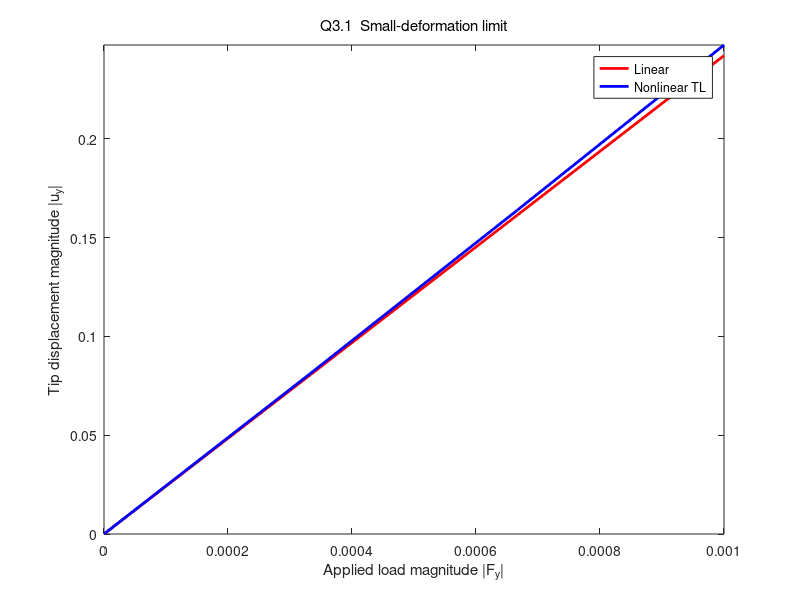
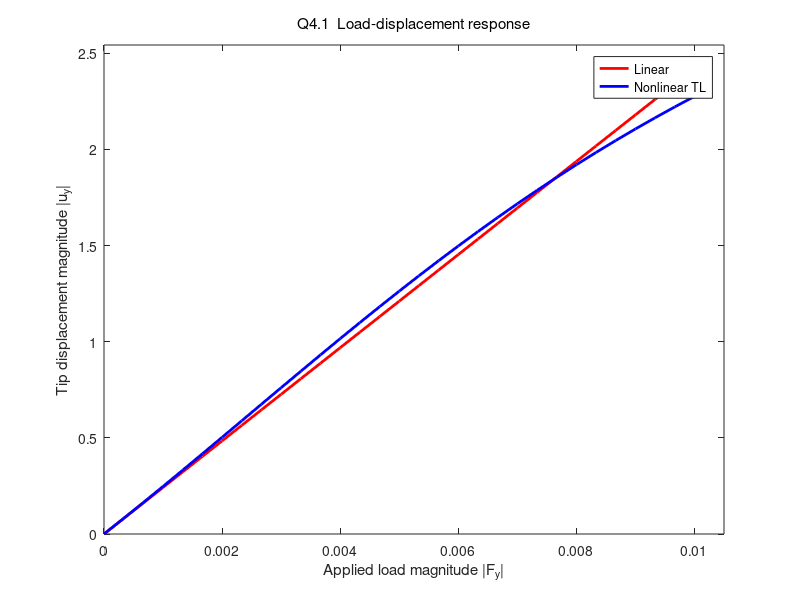
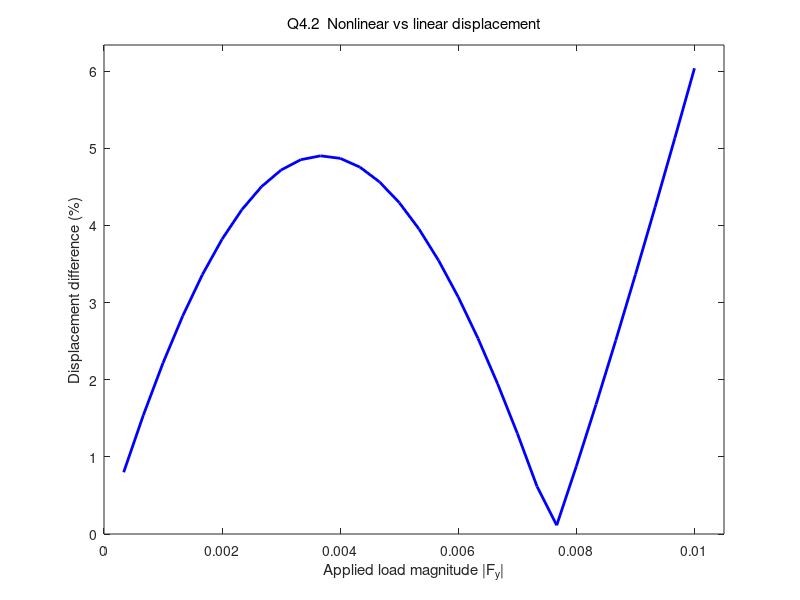
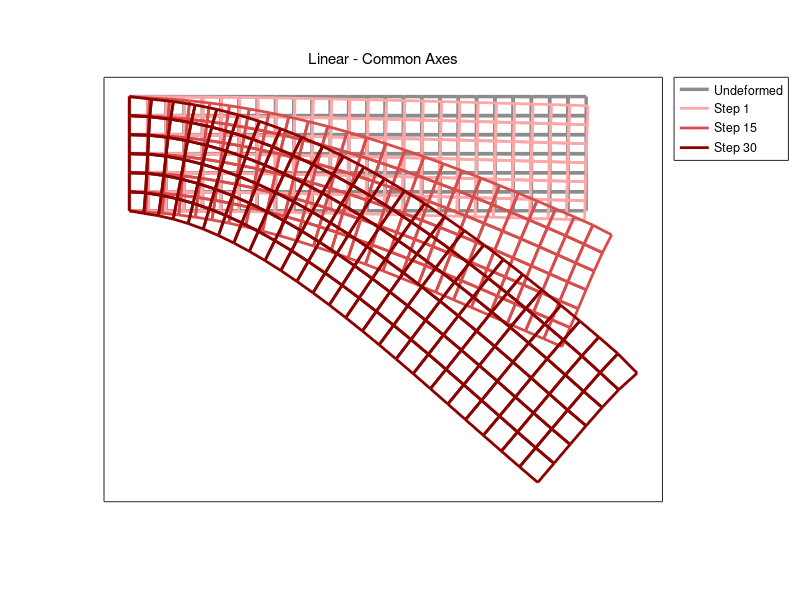

MATLAB code to generate these figures, in order:
%% Plot verification and experiment results from saved FEA data
% Q3.1: small-deformation limit (load X, tip displacement Y)
% Q4.1: load-displacement
% Q4.2: displacement percent difference
% Q4.3: three nonlinear deformed states
% No solver or +fea package is needed to run this script.
clearvars; clc; close all;

%% SETTINGS
resultsFile = 'FEA_Results.mat';
plotFolder = 'FEA_Figures';
saveFigures = true;
lineWidth = 2;
shapeScale = 1;                 % 1 = actual deformation
smallSteps = 3;                 % first three NONZERO saved load states
shapeSteps = [];                % [] = first, middle, last nonzero state

%% LOAD DATA
s = load(resultsFile,'results');
results = s.results;
X = results.mesh.X;
conn = results.mesh.connectivity;
qL = results.linear.qHistory;
qNL = results.nonlinear.qHistory;

if isfield(results.loading,'totalFy')
    P = results.loading.totalFy(:);
else
    P = sum(results.loading.loadHistory(2:2:end,:),1).';
end

if isfield(results.tip,'UyLinear') && isfield(results.tip,'UyNonlinear')
    uyL = results.tip.UyLinear(:);
    uyNL = results.tip.UyNonlinear(:);
else
    % Select the top-right node from the saved geometry.
    [~,tipNode] = max(X(:,1) + 1e-8*X(:,2));
    uyL = qL(2*tipNode,:).';
    uyNL = qNL(2*tipNode,:).';
end

% Use positive magnitudes for the downward-loading plots.
% Original signed P, uyL, and uyNL remain unchanged in the saved results.
loadMag = abs(P);
dispLinear = abs(uyL);
dispNonlinear = abs(uyNL);

nStates = numel(P);
assert(nStates==size(qL,2) && nStates==size(qNL,2), ...
    'Load and displacement history lengths do not agree.');
assert(nStates>=4,'At least three nonzero load states are needed for the shape plot.');
if saveFigures && ~exist(plotFolder,'dir'), mkdir(plotFolder); end

%% Q3.1 - SMALL DEFORMATION LIMIT
% These are the first available nonzero load steps, not necessarily
% sufficiently small. Inspect printed difference and rerun smaller loads
% if they do not closely approach the linear solution.
kSmall = 2:min(nStates,smallSteps+1);
figure('Name','Q3.1 Small Deformation','Color','w');
plot(loadMag(1:kSmall(end)),dispLinear(1:kSmall(end)),'r-','LineWidth',lineWidth); hold on;
plot(loadMag(1:kSmall(end)),dispNonlinear(1:kSmall(end)),'b-','LineWidth',lineWidth);
xlabel('Applied load magnitude |F_y|'); ylabel('Tip displacement magnitude |u_y|');
xlim([0,1*max(loadMag(kSmall))]);
ylim([0,1*max([dispLinear(kSmall);dispNonlinear(kSmall)])]);
title('Q3.1  Small-deformation limit','FontWeight','normal');
legend('Linear','Nonlinear TL','Location','best'); grid off; box on;
if saveFigures, exportgraphics(gcf,fullfile(plotFolder,'Q3_1_SmallDeformation.png'),'Resolution',300); end

smallDiff = 100*abs(uyNL(kSmall)-uyL(kSmall))./max(abs(uyL(kSmall)),eps);
fprintf('\nQ3.1: first %d nonzero states, max difference = %.6g %%\n', ...
    numel(kSmall),max(smallDiff));
if max(smallDiff)>1
    fprintf('NOTE: These states may not be in the small-deformation limit.\n');
    fprintf('      Run a separate analysis with smaller total applied force.\n');
end

%% Q4.1 - FULL LOAD-DISPLACEMENT
figure('Name','Q4.1 Load Displacement','Color','w');
plot(loadMag,dispLinear,'r-','LineWidth',lineWidth); hold on;
plot(loadMag,dispNonlinear,'b-','LineWidth',lineWidth);
xlabel('Applied load magnitude |F_y|'); ylabel('Tip displacement magnitude |u_y|');
xlim([0,1.05*max(loadMag)]);
ylim([0,1.05*max([dispLinear;dispNonlinear])]);
title('Q4.1  Load-displacement response','FontWeight','normal');
legend('Linear','Nonlinear TL','Location','best'); grid off; box on;
if saveFigures, exportgraphics(gcf,fullfile(plotFolder,'Q4_1_LoadDisplacement.png'),'Resolution',300); end

%% Q4.2 - PERCENT DIFFERENCE (LINEAR REFERENCE)
% 100 |uNL-uL|/|uL|; exclude zero load since denominator is zero.
percentDiff = NaN(nStates,1);
valid = abs(uyL)>max(1e-14,1e-12*max(abs(uyL)));
percentDiff(valid) = 100*abs(uyNL(valid)-uyL(valid))./abs(uyL(valid));
assert(any(valid),'No nonzero displacement values for percentage comparison.');
figure('Name','Q4.2 Percent Difference','Color','w');
plot(loadMag(valid),percentDiff(valid),'b-','LineWidth',lineWidth);
xlim([0,1.05*max(loadMag)]);
ylim([0,1.05*max(percentDiff(valid))]);
xlabel('Applied load magnitude |F_y|');
ylabel('Displacement difference (%)');
title('Q4.2  Nonlinear vs linear displacement','FontWeight','normal');
grid off; box on;
if saveFigures, exportgraphics(gcf,fullfile(plotFolder,'Q4_2_PercentDifference.png'),'Resolution',300); end


%% ================================================================
% 4.3 - DEFORMED SHAPES: LINEAR AND NONLINEAR
% ================================================================

load('FEA_Results.mat','results');

X = results.mesh.X;
conn = results.mesh.connectivity;

nNodes = size(X,1);
nStates = size(results.nonlinear.qHistory,2);

% Three load states
shapeSteps = [2, round((nStates+1)/2), nStates];

% Deformation scale
shapeScale = 1;

% Colors
originalColor = [0.55 0.55 0.55];

linearColors = [ ...
    1.00 0.65 0.65;
    0.85 0.30 0.30;
    0.55 0.00 0.00];

nonlinearColors = [ ...
    0.65 0.80 1.00;
    0.25 0.50 0.85;
    0.00 0.15 0.55];

originalWidth = 2.5;
shapeWidth = 2;

% Element boundary ordering
if size(conn,2) == 4
    edgeOrder = [1 2 3 4 1];
elseif size(conn,2) == 8
    edgeOrder = [1 5 2 6 3 7 4 8 1];
else
    error('Only Quad4 and Quad8 supported.');
end

%% Determine common axis limits for Linear and Nonlinear

allX = X(:,1);
allY = X(:,2);

for model = 1:2

    if model == 1
        qHistory = results.linear.qHistory;
    else
        qHistory = results.nonlinear.qHistory;
    end

    for k = 1:numel(shapeSteps)

        q = qHistory(:,shapeSteps(k));
        U = reshape(q,2,nNodes).';

        Xdef = X + shapeScale*U;

        allX = [allX; Xdef(:,1)];
        allY = [allY; Xdef(:,2)];
    end
end

xPadding = 0.05*max(max(allX)-min(allX),eps);
yPadding = 0.05*max(max(allY)-min(allY),eps);

commonXLim = [min(allX)-xPadding, max(allX)+xPadding];
commonYLim = [min(allY)-yPadding, max(allY)+yPadding];

%% Four figures: shared limits and individually fitted limits

for axisMode = 1:2

    for model = 1:2

        if model == 1
            qHistory = results.linear.qHistory;
            shapeColors = linearColors;
            modelName = 'Linear';
        else
            qHistory = results.nonlinear.qHistory;
            shapeColors = nonlinearColors;
            modelName = 'Nonlinear';
        end

        figure('Name',sprintf('%s Shapes - Mode %d', ...
            modelName,axisMode),'Color','w');
        hold on;

        % Original geometry
        for e = 1:size(conn,1)

            ids = conn(e,edgeOrder);

            plot(X(ids,1),X(ids,2), ...
                'Color',originalColor, ...
                'LineWidth',originalWidth, ...
                'HandleVisibility','off');
        end

        % Three deformed shapes
        for k = 1:numel(shapeSteps)

            q = qHistory(:,shapeSteps(k));
            U = reshape(q,2,nNodes).';

            Xdef = X + shapeScale*U;

            for e = 1:size(conn,1)

                ids = conn(e,edgeOrder);

                plot(Xdef(ids,1),Xdef(ids,2), ...
                    'Color',shapeColors(k,:), ...
                    'LineWidth',shapeWidth, ...
                    'HandleVisibility','off');
            end
        end

        % Legend
        plot(nan,nan,'-', ...
            'Color',originalColor, ...
            'LineWidth',originalWidth, ...
            'DisplayName','Undeformed');

        for k = 1:numel(shapeSteps)

            plot(nan,nan,'-', ...
                'Color',shapeColors(k,:), ...
                'LineWidth',shapeWidth, ...
                'DisplayName',sprintf('Step %d',shapeSteps(k)-1));
        end

        axis equal;
        grid off;
        box on;

        xlabel('');
        ylabel('');

        if axisMode == 1

            % Same axis limits for both models
            xlim(commonXLim);
            ylim(commonYLim);

            % No axis numbers
            xticks([]);
            yticks([]);

            title([modelName ' - Common Axes'], ...
                'FontWeight','normal');

        else

            % Individually fitted limits, with numbers
            axis tight;

            title([modelName ' - Auto Axes'], ...
                'FontWeight','normal');
        end

        legend('Location','bestoutside');
    end
end

%% ================================================================
% 4.3 - DEFORMED SHAPES: LINEAR AND NONLINEAR
% ================================================================

load('FEA_Results.mat','results');

X = results.mesh.X;
conn = results.mesh.connectivity;

nNodes = size(X,1);
nStates = size(results.nonlinear.qHistory,2);

% Three load states
shapeSteps = [2, round((nStates+1)/2), nStates];

% Deformation scale
shapeScale = 1;

% Colors
originalColor = [0.55 0.55 0.55];

linearColors = [ ...
    1.00 0.65 0.65;
    0.85 0.30 0.30;
    0.55 0.00 0.00];

nonlinearColors = [ ...
    0.65 0.80 1.00;
    0.25 0.50 0.85;
    0.00 0.15 0.55];

originalWidth = 2.5;
shapeWidth = 2;

% Element boundary ordering
if size(conn,2) == 4
    edgeOrder = [1 2 3 4 1];
elseif size(conn,2) == 8
    edgeOrder = [1 5 2 6 3 7 4 8 1];
else
    error('Only Quad4 and Quad8 supported.');
end

%% Determine common axis limits

allX = X(:,1);
allY = X(:,2);

for model = 1:2

    if model == 1
        qHistory = results.linear.qHistory;
    else
        qHistory = results.nonlinear.qHistory;
    end

    for k = 1:numel(shapeSteps)

        U = reshape(qHistory(:,shapeSteps(k)),2,nNodes).';
        Xdef = X + shapeScale*U;

        allX = [allX; Xdef(:,1)];
        allY = [allY; Xdef(:,2)];
    end
end

xPadding = 0.05*range(allX);
yPadding = 0.05*range(allY);

commonXLim = [min(allX)-xPadding, max(allX)+xPadding];
commonYLim = [min(allY)-yPadding, max(allY)+yPadding];

%% Plot linear and nonlinear separately

for model = 1:2

    if model == 1
        qHistory = results.linear.qHistory;
        shapeColors = linearColors;
        modelName = 'Linear';
    else
        qHistory = results.nonlinear.qHistory;
        shapeColors = nonlinearColors;
        modelName = 'Nonlinear';
    end

    figure('Name',[modelName ' Deformed Shapes'], ...
        'Color','w', ...
        'Units','pixels', ...
        'Position',[100 100 900 900]);

    hold on;

    % Original geometry
    for e = 1:size(conn,1)

        ids = conn(e,edgeOrder);

        plot(X(ids,1),X(ids,2), ...
            'Color',originalColor, ...
            'LineWidth',originalWidth, ...
            'HandleVisibility','off');
    end

    % Three deformed states
    for k = 1:numel(shapeSteps)

        step = shapeSteps(k);

        U = reshape(qHistory(:,step),2,nNodes).';
        Xdef = X + shapeScale*U;

        for e = 1:size(conn,1)

            ids = conn(e,edgeOrder);

            plot(Xdef(ids,1),Xdef(ids,2), ...
                'Color',shapeColors(k,:), ...
                'LineWidth',shapeWidth, ...
                'HandleVisibility','off');
        end
    end

    % Legend
    plot(nan,nan,'-', ...
        'Color',originalColor, ...
        'LineWidth',originalWidth, ...
        'DisplayName','Undeformed');

    for k = 1:numel(shapeSteps)

        step = shapeSteps(k);

        Fy = sum(results.loading.loadHistory(2:2:end,step));

        plot(nan,nan,'-', ...
            'Color',shapeColors(k,:), ...
            'LineWidth',shapeWidth, ...
            'DisplayName',sprintf( ...
            'Step %d (F_y = %.4g N)',step-1,Fy));
    end

    % Same geometry limits for both models
    xlim(commonXLim);
    ylim(commonYLim);

    axis equal;
    axis off;
    grid off;

    title([modelName ' Deformed Shapes'], ...
        'FontWeight','normal');

    legend('Location','southoutside');

end
